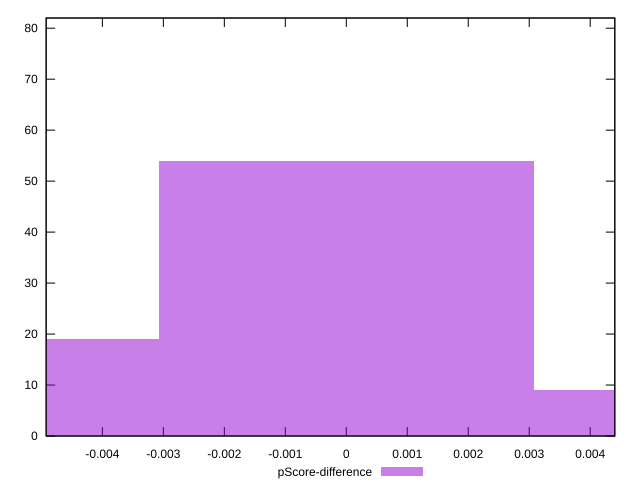

Here is the gnuplot script that generated this plot:
reset

$pScoreDifference <<EOF
0 54
-0.006146524838029516 19
0.006146524838029516 9
EOF

set key outside below
set boxwidth 0.006146524838029516
set xrange [-0.0049221567251019616:0.004403830158821384]
set yrange [0:82]
set trange [0:82]
set style fill transparent solid 0.5 noborder
set terminal svg size 640, 490 enhanced background rgb 'white'
set output "reports/report_00028_2021-02-24T12-49-42.674Z/speed-index/samples/astro/pScore-difference/histogram.svg"

plot $pScoreDifference title "pScore-difference" with boxes

reset
